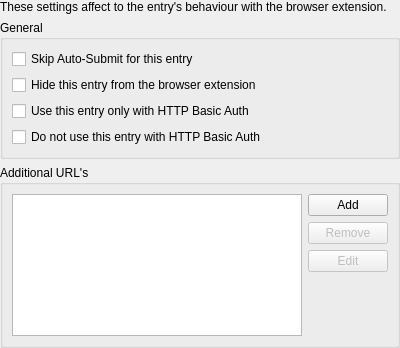
<?xml version="1.0" encoding="UTF-8"?>
<ui version="4.0">
 <class>EditEntryWidgetBrowser</class>
 <widget class="QWidget" name="EditEntryWidgetBrowser">
  <property name="geometry">
   <rect>
    <x>0</x>
    <y>0</y>
    <width>400</width>
    <height>348</height>
   </rect>
  </property>
  <layout class="QVBoxLayout" name="verticalLayout_1">
   <property name="leftMargin">
    <number>0</number>
   </property>
   <property name="topMargin">
    <number>0</number>
   </property>
   <property name="rightMargin">
    <number>0</number>
   </property>
   <property name="bottomMargin">
    <number>0</number>
   </property>
   <item>
    <widget class="QLabel" name="label">
     <property name="text">
      <string>These settings affect to the entry's behaviour with the browser extension.</string>
     </property>
    </widget>
   </item>
   <item>
    <widget class="QGroupBox" name="groupBox_2">
     <property name="title">
      <string>General</string>
     </property>
     <layout class="QVBoxLayout" name="verticalLayout_2">
      <item>
       <widget class="QCheckBox" name="skipAutoSubmitCheckbox">
        <property name="text">
         <string>Skip Auto-Submit for this entry</string>
        </property>
       </widget>
      </item>
      <item>
       <widget class="QCheckBox" name="hideEntryCheckbox">
        <property name="text">
         <string>Hide this entry from the browser extension</string>
        </property>
       </widget>
      </item>
      <item>
       <widget class="QCheckBox" name="onlyHttpAuthCheckbox">
        <property name="toolTip">
         <string>Only send this setting to the browser for HTTP Auth dialogs. If enabled, normal login forms will not show this entry for selection.</string>
        </property>
        <property name="text">
         <string>Use this entry only with HTTP Basic Auth</string>
        </property>
       </widget>
      </item>
      <item>
       <widget class="QCheckBox" name="notHttpAuthCheckbox">
        <property name="toolTip">
         <string>Do not send this setting to the browser for HTTP Auth dialogs. If enabled, HTTP Auth dialogs will not show this entry for selection.</string>
        </property>
        <property name="text">
         <string>Do not use this entry with HTTP Basic Auth</string>
        </property>
       </widget>
      </item>      
     </layout>
    </widget>
   </item>
   <item>
    <widget class="QGroupBox" name="groupBox_3">
      <property name="title">
       <string>Additional URL's</string>
      </property>
      <layout class="QHBoxLayout" name="horizontalLayout_1">
      <item>
       <widget class="QListView" name="additionalURLsView">
        <property name="minimumSize">
         <size>
          <width>0</width>
          <height>0</height>
         </size>
        </property>
        <property name="sizeAdjustPolicy">
         <enum>QAbstractScrollArea::AdjustToContents</enum>
        </property>
        <property name="resizeMode">
         <enum>QListView::Adjust</enum>
        </property>
       </widget>
      </item>
      <item>
       <layout class="QVBoxLayout" name="additionalURLsButtonLayout">
        <item>
         <widget class="QPushButton" name="addURLButton">
          <property name="text">
           <string>Add</string>
          </property>
         </widget>
        </item>
        <item>
         <widget class="QPushButton" name="removeURLButton">
          <property name="enabled">
           <bool>false</bool>
          </property>
          <property name="text">
           <string>Remove</string>
          </property>
         </widget>
        </item>
        <item>
         <widget class="QPushButton" name="editURLButton">
          <property name="enabled">
           <bool>false</bool>
          </property>
          <property name="text">
           <string>Edit</string>
          </property>
         </widget>
        </item>
        <item>
         <spacer name="verticalSpacer">
          <property name="orientation">
           <enum>Qt::Vertical</enum>
          </property>
          <property name="sizeType">
           <enum>QSizePolicy::Expanding</enum>
          </property>
          <property name="sizeHint" stdset="0">
           <size>
            <width>20</width>
            <height>40</height>
           </size>
          </property>
         </spacer>
        </item>
       </layout>
      </item>
     </layout>
    </widget>
   </item>
  </layout>
 </widget>
 <tabstops>
  <tabstop>skipAutoSubmitCheckbox</tabstop>
  <tabstop>hideEntryCheckbox</tabstop>
  <tabstop>onlyHttpAuthCheckbox</tabstop>
  <tabstop>additionalURLsView</tabstop>
  <tabstop>addURLButton</tabstop>
  <tabstop>removeURLButton</tabstop>
  <tabstop>editURLButton</tabstop>
 </tabstops>
 <resources/>
 <connections/>
</ui>
